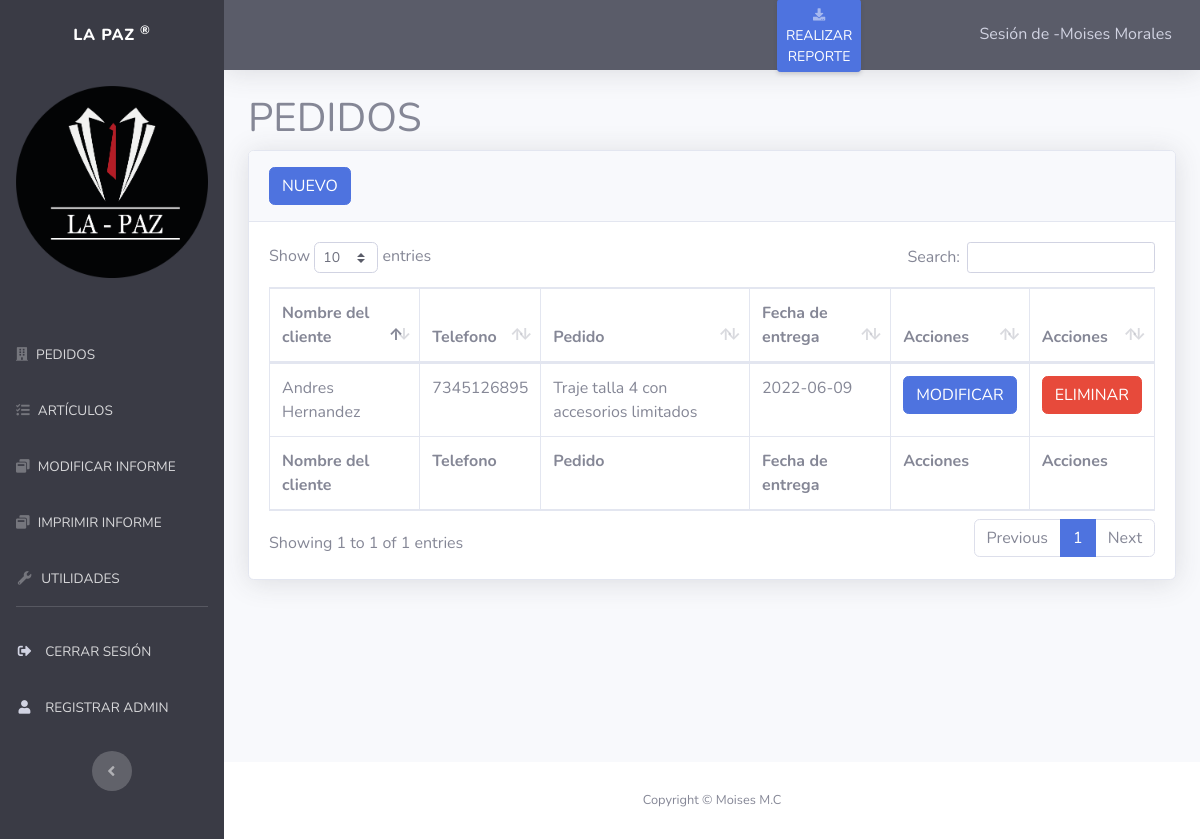
The page /PAZ/dashboard/buttons.php (signed in) on the database its author committed.
### tables this page shows
CREATE TABLE `clientes` (
  `id_cliente` int(11) NOT NULL,
  `nombre_cliente` varchar(30) NOT NULL,
  `tel_cliente` varchar(15) NOT NULL,
  `pedido_cliente` varchar(100) NOT NULL,
  `entrega_cliente` date NOT NULL
);

### PAZ/dashboard/buttons.php (the view)
<?php require_once "vistas/parte_superior.php"?>
<div class="container-fluid">
    <h1>PEDIDOS</h1>
</div>
                <div class="container-fluid">
                    <div class="card shadow mb-4">
                        <div class="card-header py-3">
                            <td><a href="nuevo_cliente.php" class="btn btn-primary"> NUEVO </a></td>
                        </div>
                        <div class="card-body">
                            <div class="table-responsive">
                                <table class="table table-bordered" id="dataTable" width="100%" cellspacing="0">
                                    <thead>
                                        <tr>
                                            <th>Nombre del cliente</th>
                                <th>Telefono</th>
                                <th>Pedido</th>
                                <th>Fecha de entrega</th>
                                 <th>Acciones</th>
                                 <th>Acciones</th>
                                        </tr>
                                    </thead>
                                    <tfoot>
                                        <tr>
                                            <th>Nombre del cliente</th>
                                <th>Telefono</th>
                                <th>Pedido</th>
                                <th>Fecha de entrega</th>
                                 <th>Acciones</th>
                                 <th>Acciones</th>
                                        </tr>
                                    </tfoot>
                                    <tbody>
                           <?php require ("../conexion2.php");
    $consulta = $mysqli->query("SELECT * FROM clientes");
    while($datos = mysqli_fetch_array($consulta)){
?>
                            <tr>
                <td><?php echo $datos[1]; ?></td>
                <td><?php echo $datos[2]; ?></td>
                <td><?php echo $datos[3]; ?></td>
                <td><?php echo $datos[4]; ?></td>
                            <td><a href="modifica_clientes.php?id_cliente=<?php echo $datos[0];  ?>" class="btn btn-primary" > MODIFICAR</a></td>
<td><a href="eliminar_cliente.php?id_cliente=<?php echo $datos[0];  ?>" class="btn btn-danger"  onclick="return confirm('¿Seguro que quieres eliminar este registro?');">ELIMINAR </a></td>
  </tr>
                            <?php
                                }
                            ?>
                                    </tbody>
                                </table>
                            </div>
                        </div>
                    </div>
                </div>
<?php require_once "vistas/parte_inferior.php"?>

### PAZ/dashboard/vistas/parte_superior.php (shortened to what this page needs)
<!DOCTYPE html>
<html lang="en">
<head>
  <link href="vendor/fontawesome-free/css/all.min.css" rel="stylesheet" type="text/css">
  <link href="css/sb-admin-2.min.css" rel="stylesheet">
    <link rel="stylesheet" type="text/css" href="vendor/datatables/datatables.min.css"/>
    <link rel="stylesheet"  type="text/css" href="vendor/datatables/DataTables-1.10.18/css/dataTables.bootstrap4.min.css">
</head>
<body id="page-top">
  <div id="wrapper">
    <ul class="navbar-nav bg-gray-900
   sidebar sidebar-dark accordion" id="accordionSidebar">
      <a class="sidebar-brand d-flex align-items-center justify-content-center" href="buttons.php">
        <div class="sidebar-brand-text mx-3">LA PAZ <sup>® </sup></div>
      </a>
      <li class="nav-item active">
        <a class="nav-link">
<img class="img-fluid" src="img/LOGO.png" width="200" height="200">
         <li class="nav-item">
                <a class="nav-link" href="buttons.php">
                    <i class="fa fa-building" aria-hidden="true"></i>
                    <span>PEDIDOS</span></a>
            </li>
         <li class="nav-item">
                <a class="nav-link" href="cards.php">
                    <i class="fa fa-tasks" aria-hidden="true"></i>
                    <span>ARTÍCULOS</span></a>
            </li>
            <li class="nav-item">
                <a class="nav-link" href="visreporte.php">
                    <i class="fa fa-window-restore" aria-hidden="true"></i>
                    <span>MODIFICAR INFORME</span></a>
            </li>
            <li class="nav-item">
                <a class="nav-link" href="informe.php">
                    <i class="fa fa-window-restore" aria-hidden="true"></i>
                    <span>IMPRIMIR INFORME</span></a>
            </li>
<li class="nav-item">
                <a class="nav-link" href="calendar.php">
                   <i class="fas fa-fw fa-wrench"></i>
                    <span>UTILIDADES</span></a>
            </li>
        <hr class="sidebar-divider">
       <li class="nav-item">
                <a class="nav-link" href="../BD/Desconectar.php">
                <i class="fas fa-sign-out-alt fa-sm fa-fw mr-2 text-gray-400"></i>
                    <span>CERRAR SESIÓN</span></a>
            </li>
<li class="nav-item">
                <a class="nav-link"  href="cuenta_admin.php">
                <i class="fas fa-user fa-sm fa-fw mr-2 text-gray-400"></i>
                    <span>REGISTRAR ADMIN</span></a>
            </li>
   <p>
      <div class="text-center d-none d-md-inline">
        <button class="rounded-circle border-0" id="sidebarToggle"></button>
      </div>
    </a>
    </ul>
    <div id="content-wrapper" class="d-flex flex-column">
      <div id="content">
        <nav class="navbar navbar-expand navbar-light bg-dark topbar mb-4 static-top shadow">
          <ul class="navbar-nav ml-auto">
<div class="container">
  <div class="row">
<div class="col-md-2">
                                  <?php
$permiso = $_SESSION['permiso'] ;
if($permiso=='admin'){
?>
                        <a href="reporte.php" class="d-none d-sm-inline-block btn btn-sm btn-primary shadow-sm"><i
                                class="fas fa-download fa-sm text-white-50"></i> REALIZAR REPORTE</a>
                    </div>
</div>
</div>
 <?php  } ?>
            <li class="nav-item dropdown no-arrow">
              <a class="nav-link dropdown-toggle" href="#" id="userDropdown" role="button" data-toggle="dropdown" aria-haspopup="true" aria-expanded="false">
                Sesión de -
                <span class=""><?php echo $_SESSION["nombre_user"];?></span>
              </a>
            </li>
          </ul>
        </nav>

### PAZ/dashboard/vistas/parte_inferior.php (shortened to what this page needs)
      </div>
      <footer class="sticky-footer bg-white">
        <div class="container my-auto">
          <div class="copyright text-center my-auto">
            <span>Copyright &copy; Moises M.C </span>
          </div>
        </div>
      </footer>
    </div>
  </div>
</body>
</html>

### rows shown on the page
clientes: nombre_cliente "Andres Hernandez", tel_cliente "7345126895", pedido_cliente "Traje talla 4 con accesorios limitados", entrega_cliente "2022-06-09"

### other values the page prints
$_SESSION["nombre_user"] "Moises Morales"
